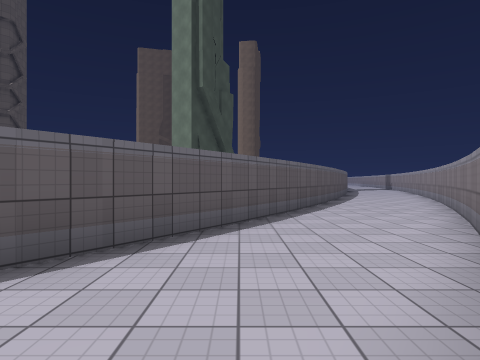
View 1 (above)

15 first-person views from a walk through a scene from a Unity 3-D project. The camera is 1.4 m above the floor, looks level and sees 75° across. The floor is counted in squares, 2 m on a side. Each view is taken from the middle of a square. On the plan, view 1 faces up. The plan holds only what a view shows up to about 10 squares ahead; the rest is blank. The place goes on beyond the plan. The player character is not drawn. Surface patterns are stand-ins for the level's own textures.

View 2
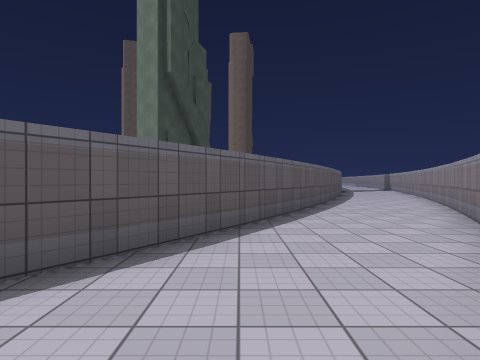

View 3
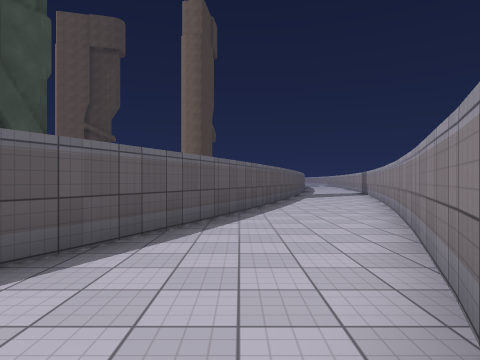

View 4
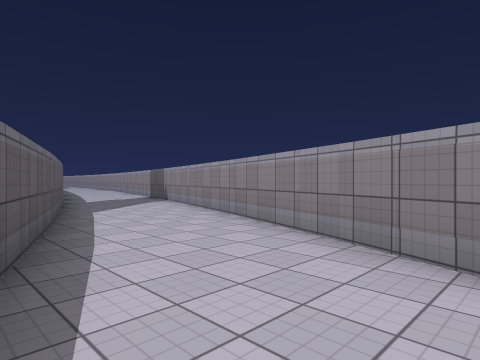

View 5
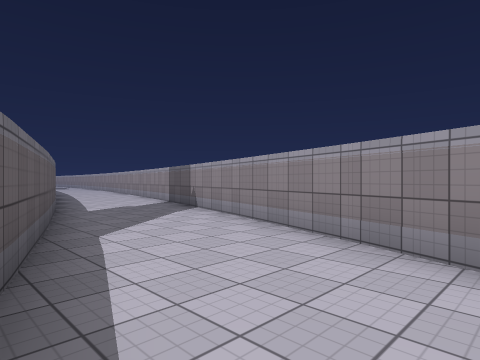

View 6
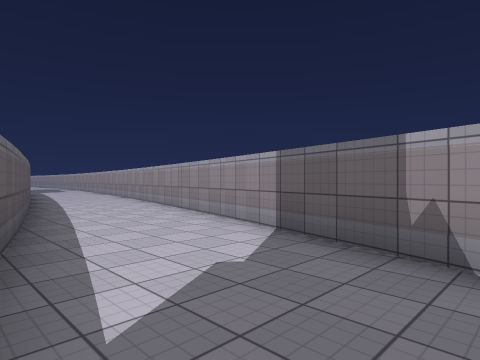

View 7
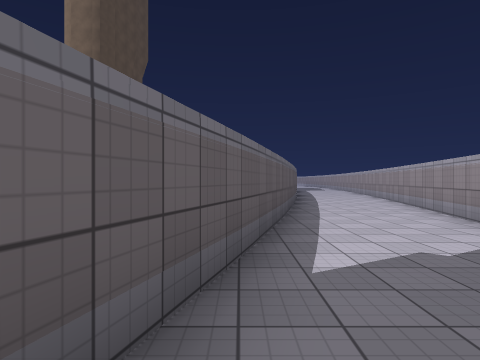

View 8
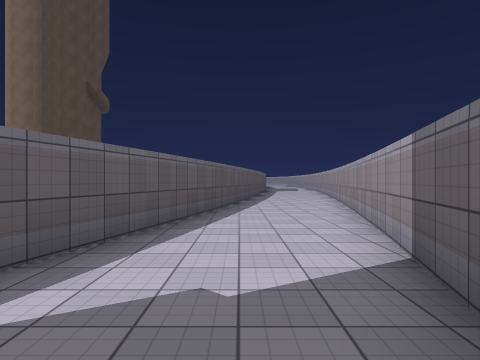

View 9
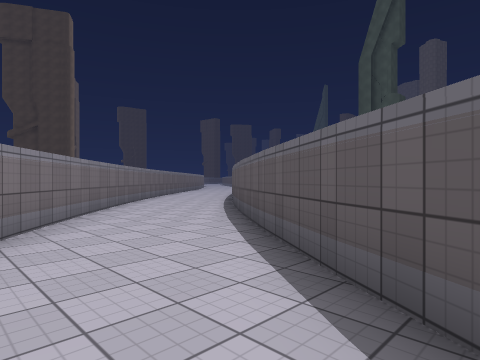

View 10
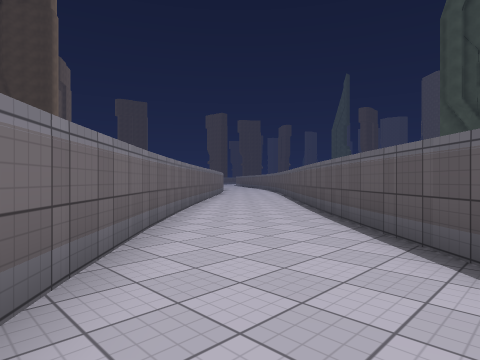

View 11
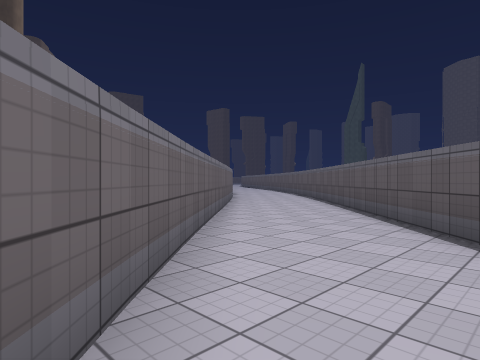

View 12
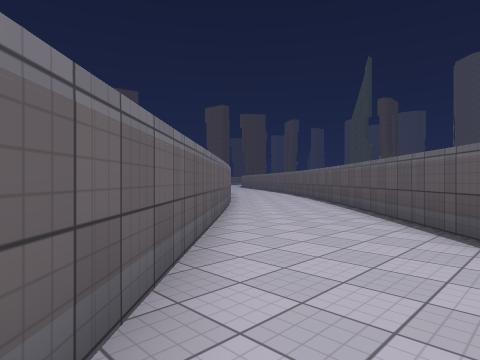

View 13
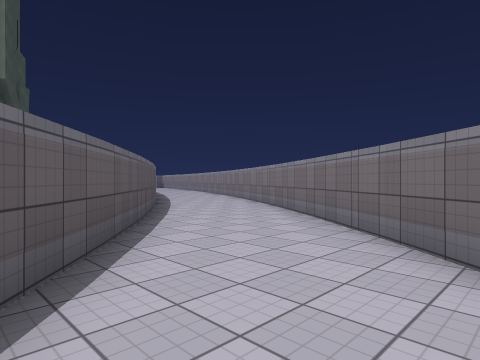

View 14
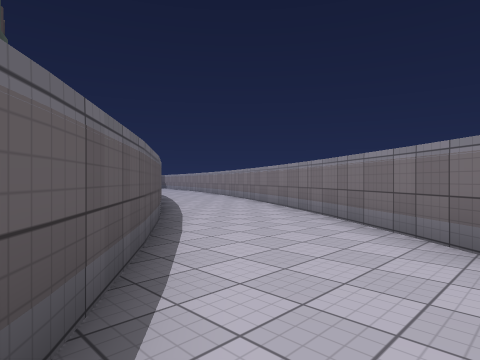

View 15
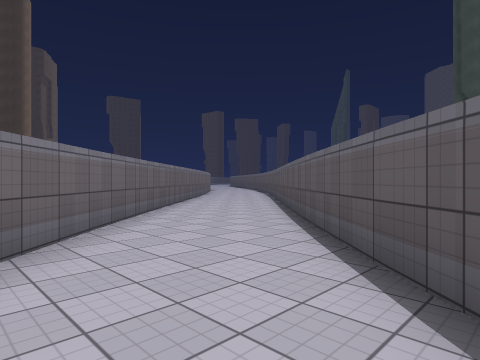

### Floor plan
Points are (right, up) in squares from view 1. A wall is a line through its corners. A room is listed if a view was taken in it or the views show most of it. See-through windows are left out.
Room 1 (views 1, 2, 3, 4, 5, 6, 7, 8, 9, 10, 11, 12, 13, 14, 15)
walls: (2.6, 9.3) (-1.7, 2.4); (4.2, 5.7) (5.9, 9.1); (6.1, 9) (9.5, 17.6); (-1.7, 2.6) (-4.5, -1); (1.2, 1.2) (4.3, 5.7); (5.1, 14.5) (2.4, 9.2); (6.1, 17.3) (5.9, 16.5); (6.2, 17.9) (4.9, 14.5); (-4.5, -0.8) (-8, -4.7); (9.4, 17.6) (10.1, 19.8); (-2.7, -3.6) (1.4, 1.2); (10.2, 19.7) (13.2, 31.2); (-8.1, -4.5) (-15.1, -11); (9, 27.1) (6.3, 18); (-10.9, -11.5) (-2.5, -3.6); (9.9, 31.6) (8.9, 27.1)

Positions as (right, up) in squares from view 1, and headings:
1: (0, 0), facing up
2: (1, 2), facing up
3: (5, 8), facing up
4: (5, 13), facing up-right
5: (6, 16), facing up-right
6: (8, 22), facing up-right
7: (8, 21), facing up
8: (10, 22), facing up
9: (2, 6), facing down-left
10: (-1, 0), facing down-left
11: (-4, -4), facing down-left
12: (-6, -6), facing down-left
13: (-4, -2), facing up-right
14: (-3, 0), facing up-right
15: (-3, -1), facing down-left
